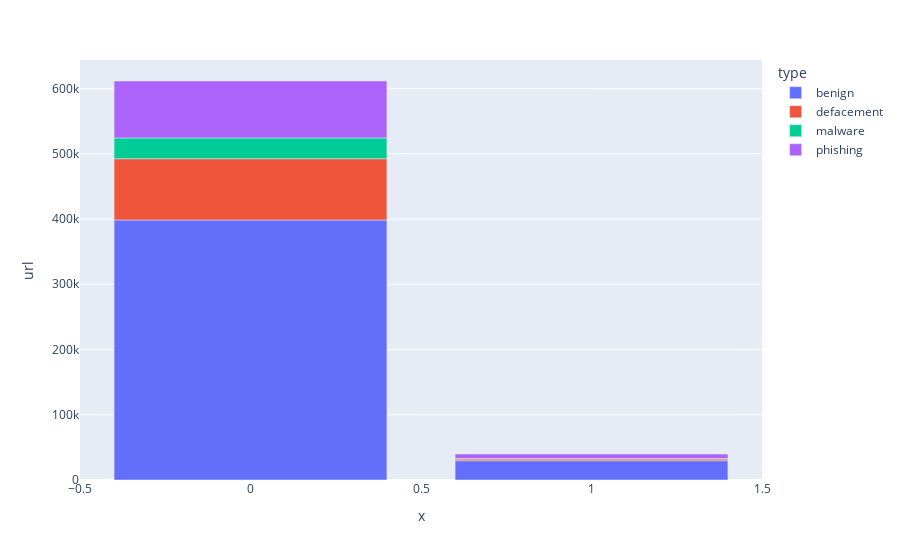

The notebook cell saved with this chart:
### Code cell
v_c = data.groupby(["short", "type"]).count()
v_c["type"] = [v_c.index.values[i][1] for i in range(len(v_c))]
temp = v_c
fig = px.bar(temp, x=[v_c.index.values[i][0] for i in range(len(temp))], y="url", color = "type")
fig.show()

### Figure 1 — Plotly figure (JSON) as saved in the notebook; plotly's stock layout.template omitted (floating-point values rounded to 4 significant figures)
{"data": [{"alignmentgroup": "True", "hovertemplate": "type=benign<br>x=%{x}<br>url=%{y}<extra></extra>", "legendgroup": "benign", "marker": {"color": "#636efa", "pattern": {"shape": ""}}, "name": "benign", "offsetgroup": "benign", "orientation": "v", "showlegend": true, "textposition": "auto", "type": "bar", "x": [0, 1], "xaxis": "x", "y": [398492, 29611], "yaxis": "y"}, {"alignmentgroup": "True", "hovertemplate": "type=defacement<br>x=%{x}<br>url=%{y}<extra></extra>", "legendgroup": "defacement", "marker": {"color": "#EF553B", "pattern": {"shape": ""}}, "name": "defacement", "offsetgroup": "defacement", "orientation": "v", "showlegend": true, "textposition": "auto", "type": "bar", "x": [0, 1], "xaxis": "x", "y": [93856, 2601], "yaxis": "y"}, {"alignmentgroup": "True", "hovertemplate": "type=malware<br>x=%{x}<br>url=%{y}<extra></extra>", "legendgroup": "malware", "marker": {"color": "#00cc96", "pattern": {"shape": ""}}, "name": "malware", "offsetgroup": "malware", "orientation": "v", "showlegend": true, "textposition": "auto", "type": "bar", "x": [0, 1], "xaxis": "x", "y": [31813, 707], "yaxis": "y"}, {"alignmentgroup": "True", "hovertemplate": "type=phishing<br>x=%{x}<br>url=%{y}<extra></extra>", "legendgroup": "phishing", "marker": {"color": "#ab63fa", "pattern": {"shape": ""}}, "name": "phishing", "offsetgroup": "phishing", "orientation": "v", "showlegend": true, "textposition": "auto", "type": "bar", "x": [0, 1], "xaxis": "x", "y": [87275, 6836], "yaxis": "y"}], "layout": {"barmode": "relative", "legend": {"title": {"text": "type"}, "tracegroupgap": 0}, "margin": {"t": 60}, "xaxis": {"anchor": "y", "domain": [0, 1], "title": {"text": "x"}}, "yaxis": {"anchor": "x", "domain": [0, 1], "title": {"text": "url"}}}}
